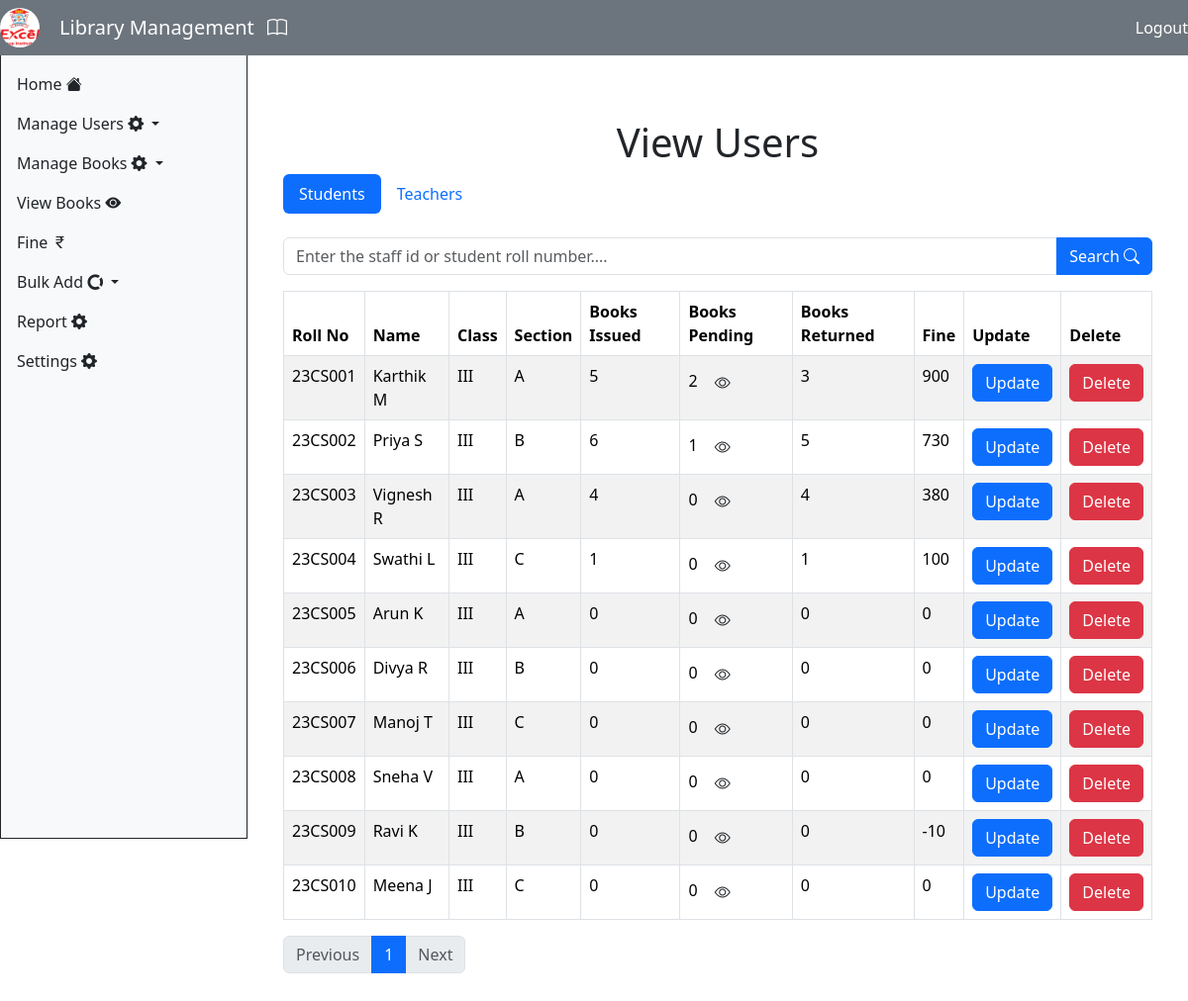
The page /view_users/ (signed in) on the database as committed earlier.
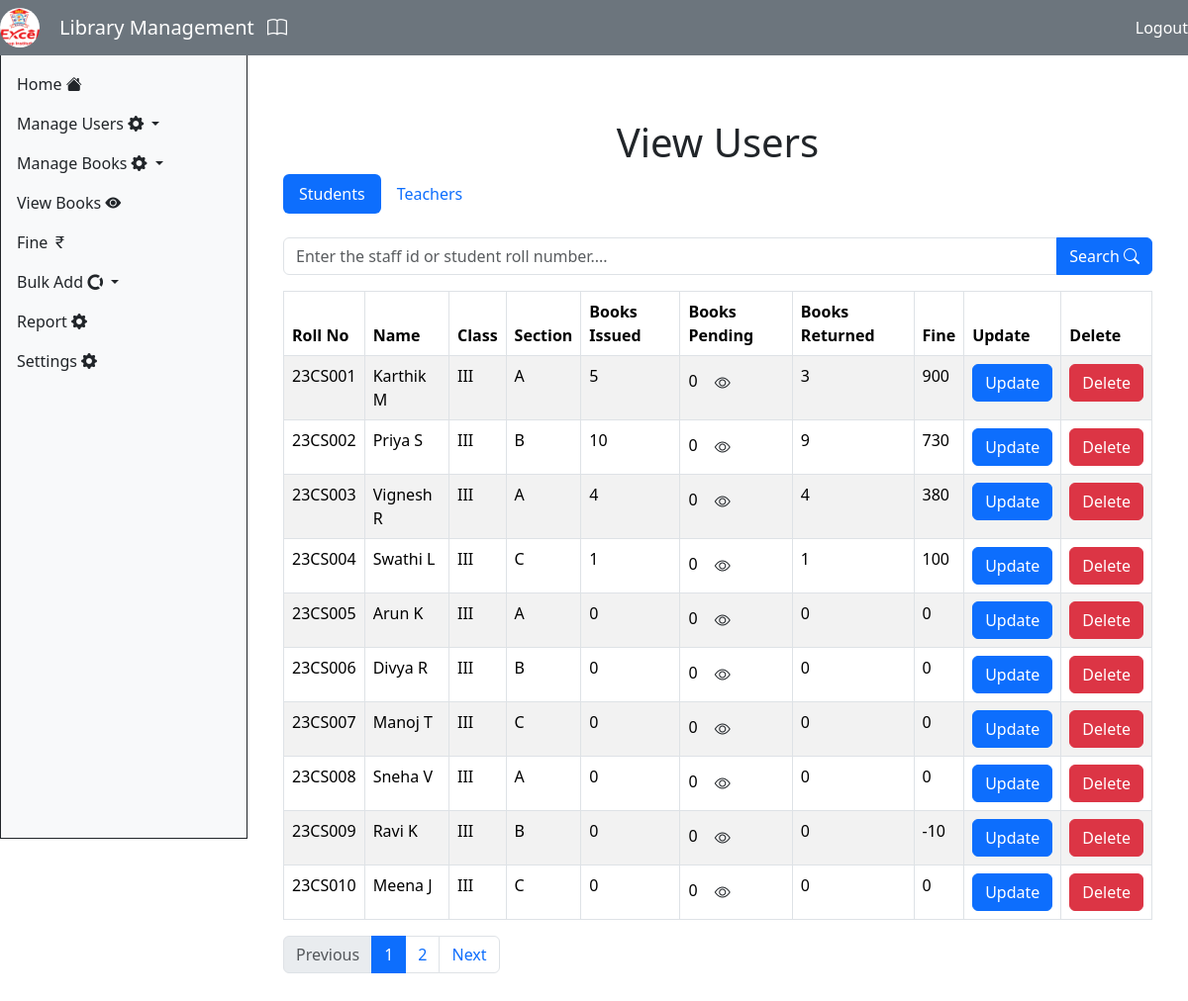
The same page on the database as committed later.
### Library/models.py (models this page shows, shortened)
class Students(models.Model):
    name = models.CharField(max_length=100)
    roll_no = models.CharField(max_length=10)
    class_id = models.CharField(max_length=10)
    section =  models.CharField(max_length=10)
    books_issued = models.IntegerField(default=0)
    books_returned = models.IntegerField(default=0)
    books_pending = models.IntegerField(default=0)
    issued_books = GenericRelation('IssuedBooks', content_type_field='content_type', object_id_field='object_id')
    fine = models.IntegerField(default=0)

### Library/views.py (the view)
# urls.py: path('view_users/', viewUsers, name='view_users'),
@login_required(login_url='login')
def viewUsers(request):
    students_list = Students.objects.all()
    teachers_list = Teacher.objects.all()
    student_ct = ContentType.objects.get_for_model(Students)
    teacher_ct = ContentType.objects.get_for_model(Teacher)
    student_paginator = Paginator(students_list, 10)
    teacher_paginator = Paginator(teachers_list, 10)
    for student in students_list:
        issued = IssuedBooks.objects.filter(content_type=student_ct, object_id=student.id)
        returned = ReturnedBooks.objects.filter(content_type=student_ct, object_id=student.id)
        returned_ids = [r.book.id for r in returned]
        student.pending_books = [b.book for b in issued if b.book.id not in returned_ids]
        reissued_books = [b.book for b in issued if b.book.id in returned_ids]
        student.pending_books.extend(reissued_books)
        student.pending_books_count = len(student.pending_books)
        student.pending_books = list(set(student.pending_books))
        student.book_detail = Accession_No.objects.filter(book_id__in=[b.id for b in student.pending_books])
    for teacher in teachers_list:
        issued = IssuedBooks.objects.filter(content_type=teacher_ct, object_id=teacher.id)
        returned = ReturnedBooks.objects.filter(content_type=teacher_ct, object_id=teacher.id)
        returned_ids = [r.book.id for r in returned]
        teacher.pending_books = [b.book for b in issued if b.book.id not in returned_ids]
        teacher.pending_books_count = len(teacher.pending_books)
        reissued_books = [b.book for b in issued if b.book.id in returned_ids]
        teacher.pending_books.extend(reissued_books)
        teacher.pending_books = list(set(teacher.pending_books))
        teacher.book_detail = Accession_No.objects.filter(book_id__in=[b.id for b in teacher.pending_books])
    students = student_paginator.get_page(request.GET.get('student_page'))
    teachers = teacher_paginator.get_page(request.GET.get('teacher_page'))
    context = {
        'students': students,
        'teachers': teachers,
    }
    return render(request, 'viewusers.html', context)

### Library/context_processors.py (called while the page is built)
def logo_context(request):
    setting = Setting.objects.first()
    return {
        'logo': setting.logo if setting else None
    }

### Library/templates/viewusers.html (shortened to what this page needs)
{% extends 'base.html' %}
{% block content %}
<div class="container mt-5">
    <h1 class="text-center">View Users</h1>
    <ul class="nav nav-pills" id="userTabs" role="tablist">
        <li class="nav-item" role="presentation">
            <a class="nav-link {% if request.GET.tab != 'teacher' and not searched_teacher %}active{% endif %}" id="student-tab" data-bs-toggle="pill" href="#studentFields" role="tab">Students</a>
        </li>
        <li class="nav-item" role="presentation">
            <a class="nav-link {% if request.GET.tab == 'teacher' or searched_teacher %}active{% endif %}" id="teacher-tab" data-bs-toggle="pill" href="#teacherFields" role="tab">Teachers</a>
        </li>
    </ul>
    <div class="tab-content mt-4" id="userTabsContent">
        <form action="{% url 'search_user'%}" method="post">
            <div class="input-group mb-3">
                <input type="text" class="form-control" name="userID" placeholder="Enter the staff id or student roll number...." required>
                <button type="submit" class="btn btn-primary">Search <i class="bi bi-search"></i></button>
            </div>
        </form>
        <div class="tab-pane fade {% if request.GET.tab != 'teacher' and not searched_teacher %}show active{% endif %}" id="studentFields" role="tabpanel">
            <table class="table table-bordered table-striped">
                <thead>
                    <tr>
                        <th>Roll No</th>
                        <th>Name</th>
                        <th>Class</th>
                        <th>Section</th>
                        <th>Books Issued</th>
                        <th>Books Pending</th>
                        <th>Books Returned</th>
                        <th>Fine</th>
                        <th>Update</th>
                        <th>Delete</th>
                    </tr>
                </thead>
                <tbody>
                    {% if searched_student %}
                    <tr>
                        <td>{{ searched_student.roll_no }}</td>
                        <td>{{ searched_student.name }}</td>
                        <td>{{ searched_student.class_id }}</td>
                        <td>{{ searched_student.section }}</td>
                        <td>{{ searched_student.books_issued }} </td>
                        <td>{{ searched_student.pending_books_count }} <button class="btn" data-bs-toggle="modal" data-bs-target="#issuedBooks{{searched_student.roll_no}}"><i class="bi bi-eye"></i></button></td>
                        <td>{{ searched_student.books_returned }}</td>
                        <td>{{searched_student.fine}}</td>
                        <td><button class="btn btn-primary" data-bs-toggle="modal" data-bs-target="#editUserModal{{ searched_student.id }}">Update</button></td>
                        <td><a href="{% url 'delete_user' 'student' searched_student.id %}" class="btn btn-danger">Delete</a></td>
                    </tr>
                    <div class="modal" id="issuedBooks{{searched_student.roll_no}}">
                        <div class="modal-dialog">
                            <div class="modal-content">
                                <div class="modal-header">
                                    <h1 class="modal-title">Issued Books</h1>
                                    <button type="button" class="btn-close" data-bs-dismiss="modal"></button>
                                </div>
                                <div class="modal-body">
                                    {% for book in searched_student.pending_books %}
                                    <li>{{ book.book_id.title }} ({{book.accession_no}})</li>
                                {% empty %}
                                    <li>No books issued</li>
                                {% endfor %}                                    </div>
                            </div>
                        </div>
                    </div>
                    <div class="modal" id="iss">
                    </div>
                    <div class="modal" id="editUserModal{{ searched_student.id }}" aria-hidden="true">
                        <div class="modal-dialog">
                            <div class="modal-content">
                                <form method="post" action="{% url 'update_user' 'student' searched_student.id %}">
                                    {% csrf_token %}
                                    <div class="modal-header">
                                        <h1 class="modal-title">Edit User</h1>
                                        <button type="button" class="btn-close" data-bs-dismiss="modal"></button>
                                    </div>
                                    <div class="modal-body">
                                        <div class="mb-3"><label>Name</label><input type="text" name="name" class="form-control" value="{{searched_student.name }}"></div>
                                        <div class="mb-3"><label>Class</label><input type="text" name="class_id" class="form-control" value="{{searched_student.class_id }}"></div>
                                        <div class="mb-3"><label>Section</label><input type="text" name="section" class="form-control" value="{{searched_student.section }}"></div>
                                        <div class="mb-3"><label>Roll No</label><input type="text" name="roll_no" class="form-control" value="{{searched_student.roll_no }}"></div>
                                    </div>
                                    <div class="modal-footer">
                                        <button type="button" class="btn btn-secondary" data-bs-dismiss="modal">Close</button>
                                        <button type="submit" class="btn btn-primary">Confirm</button>
                                    </div>
                                </form>
                            </div>
                        </div>
                    </div>
                    {% elif students %}
                    {% for user in students %}
                    <tr>
                        <td>{{ user.roll_no }}</td>
                        <td>{{ user.name }}</td>
                        <td>{{ user.class_id }}</td>
                        <td>{{ user.section }}</td>
                        <td>{{ user.books_issued }}</td>
                        <td>{{ user.pending_books_count }}  <button class="btn" data-bs-toggle="modal" data-bs-target="#issuedBooks{{user.roll_no}}"><i class="bi bi-eye"></i></button></td>
                        <td>{{ user.books_returned }}</td>
                        <td>{{user.fine}}</td>
                        <td><button class="btn btn-primary" data-bs-toggle="modal" data-bs-target="#editUserModal{{ user.id }}">Update</button></td>
                        <td><a href="{% url 'delete_user' 'student' user.id %}" class="btn btn-danger">Delete</a></td>
                    </tr>
                    {% endfor %}
                    {% else %}
                    <tr><td colspan="9" class="text-center">No users found.</td></tr>
                    {% endif %}
                </tbody>
            </table>
            <nav>
                <ul class="pagination">
                    {% if students.has_previous %}
                        <li class="page-item"><a class="page-link" href="?student_page={{ students.previous_page_number }}">Previous</a></li>
                    {% else %}
                        <li class="page-item disabled"><span class="page-link">Previous</span></li>
                    {% endif %}
                    {% for num in students.paginator.page_range %}
                        {% if students.number == num %}
                            <li class="page-item active"><span class="page-link">{{ num }}</span></li>
                        {% else %}
                            <li class="page-item"><a class="page-link" href="?student_page={{ num }}">{{ num }}</a></li>
                        {% endif %}
                    {% endfor %}
                    {% if students.has_next %}
                        <li class="page-item"><a class="page-link" href="?student_page={{ students.next_page_number }}">Next</a></li>
                    {% else %}
                        <li class="page-item disabled"><span class="page-link">Next</span></li>
                    {% endif %}
                </ul>
            </nav>
        </div>
    </div>
</div>
{% endblock %}

### Library/templates/base.html (shortened to what this page needs)
<!DOCTYPE html>
<html lang="en">
<head>
    {% load bootstrap5 %}
    {% bootstrap_css %}
    <link rel="stylesheet" href="https://cdn.jsdelivr.net/npm/bootstrap-icons@1.11.3/font/bootstrap-icons.min.css">
</head>
<body class="d-flex flex-column" style="height: 100vh;">
    <nav class="navbar navbar-dark bg-secondary fixed-top">
        {% if logo and logo.url %}
        <img src="{{ logo.url }}" alt="Logo" class="rounded-circle me-1" style="height: 40px; width: 40px; object-fit: cover;">
    {% else %}
    {% load static %}
    {% endif %}
        <a href="{% url 'home' %}" class="navbar-brand ps-3">Library Management <i class="bi bi-book ps-2"></i></a>
        <a class="text-white nav-link ms-auto" href="{% url 'logout' %}">Logout</a>
    </nav>
    <div class="d-flex flex-grow-1 pt-5">
        <div class="bg-light border border-dark text-dark p-3" style="width: 250px; height: 100vh; position: fixed;">
            <ul class="navbar-nav ">
                <li class="nav-item">
                    <a class="nav-link text-dark" href="{% url 'home' %}">Home <i class="bi bi-house-fill"></i></a>
                </li>
                <li class="nav-item dropdown">
                    <a class="nav-link dropdown-toggle text-dark" href="#" id="dropdownMenuButton" role="button" data-bs-toggle="dropdown" aria-expanded="false">
                        Manage Users <i class="bi bi-gear-fill"></i>
                    </a>
                </li>
                <li class="nav-item dropdown">
                    <a class="nav-link text-dark dropdown-toggle" href="#" id="dropdownMenuButton2" role="button" data-bs-toggle="dropdown" aria-expanded="false">
                        Manage Books <i class="bi bi-gear-fill"></i>
                    </a>
                </li>
                <li><a class="nav-link text-dark" href="{% url 'view_books' %}">View Books <i class="bi bi-eye-fill"></i></a></li>
                <li><a class="nav-link text-dark" href="{% url 'fine' %}"> Fine <i class="bi bi-currency-rupee"></i></a></li>
                 <li class="nav-item dropdown">
                    <a class="nav-link text-dark dropdown-toggle" href="#" id="dropdownMenuButton2" role="button" data-bs-toggle="dropdown" aria-expanded="false">
                        Bulk Add <i class="bi bi-opencollective "></i>
                    </a>
                 </li>
                 <li><a class="nav-link text-dark" href="{% url 'report' %}">Report <i class="bi bi-gear-fill"></i></a></li>
                 <li><a class="nav-link text-dark" href="{% url 'settings' %}">Settings <i class="bi bi-gear-fill"></i></a></li>
            </ul>
        </div>
        <div class="flex-grow-1 p-4 container-fluid" style="margin-left: 250px;">
            {% block content %}{% endblock %}
        </div>
    </div>
</body>
</html>

Rows that differ between the two databases and show on the page:
changed Students "23CS001": pending_books_count "2" → "0"
changed Students "23CS002": books_issued "6" → "10"; pending_books_count "1" → "0"; books_returned "5" → "9"
Other text that changed with them:
new list line: "2"
